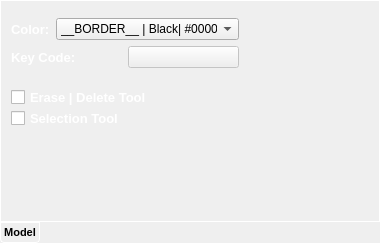
   <widget class="QTabWidget" name="tool_kit">
    <property name="geometry">
     <rect>
      <x>25</x>
      <y>15</y>
      <width>380</width>
      <height>243</height>
     </rect>
    </property>
    <property name="sizePolicy">
     <sizepolicy hsizetype="Fixed" vsizetype="Fixed">
      <horstretch>0</horstretch>
      <verstretch>0</verstretch>
     </sizepolicy>
    </property>
    <property name="minimumSize">
     <size>
      <width>380</width>
      <height>243</height>
     </size>
    </property>
    <property name="maximumSize">
     <size>
      <width>380</width>
      <height>243</height>
     </size>
    </property>
    <property name="baseSize">
     <size>
      <width>380</width>
      <height>243</height>
     </size>
    </property>
    <property name="font">
     <font>
      <family>Leelawadee UI</family>
      <pointsize>8</pointsize>
      <weight>75</weight>
      <bold>true</bold>
     </font>
    </property>
    <property name="focusPolicy">
     <enum>Qt::NoFocus</enum>
    </property>
    <property name="layoutDirection">
     <enum>Qt::LeftToRight</enum>
    </property>
    <property name="styleSheet">
     <string notr="true">QTabWidget::pane { /* The tab widget frame */
    border: 1px solid white;
}

/* Style the tab using the tab sub-control. Note that
    it reads QTabBar _not_ QTabWidget */
QTabBar::tab {
    background: qlineargradient(x1: 0, y1: 0, x2: 0, y2: 1,
                                stop: 0 #E1E1E1, stop: 0.4 #DDDDDD,
                                stop: 0.5 #D8D8D8, stop: 1.0 #D3D3D3);
    border: 1px solid #C2C7CB;
    border-bottom-color: #C2C7CB; /* same as the pane color */
    border-bottom-left-radius: 4px;
    border-bottom-right-radius: 4px;
    min-width: 8ex;
	margin-bottom: -1px;
    padding: 3px;
}

QTabBar::tab:selected, QTabBar::tab:hover {
    background: qlineargradient(x1: 0, y1: 0, x2: 0, y2: 1,
                                stop: 0 #fafafa, stop: 0.4 #f4f4f4,
                                stop: 0.5 #e7e7e7, stop: 1.0 #fafafa);
}

QTabBar::tab:selected {
    border-color: white; /* #f22222 */
    border-bottom-color: white; /* same as pane color */
}

QTabBar::tab:!selected {
    margin-top: 2px; /* make non-selected tabs look smaller */
}
/* make use of negative margins for overlapping tabs */
QTabBar::tab:selected {
    /* expand/overlap to the left and right by 4px */
    margin-left: -3px;
    margin-right: -3px;
}

QTabBar::tab:first:selected {
    margin-left: 0; /* the first selected tab has nothing to overlap with on the left */
}

QTabBar::tab:last:selected {
    margin-right: 0; /* the last selected tab has nothing to overlap with on the right */
}

QTabBar::tab:only-one {
    margin: 0; /* if there is only one tab, we don't want overlapping margins */
}</string>
    </property>
    <property name="tabPosition">
     <enum>QTabWidget::South</enum>
    </property>
    <property name="tabShape">
     <enum>QTabWidget::Rounded</enum>
    </property>
    <property name="currentIndex">
     <number>0</number>
    </property>
    <property name="iconSize">
     <size>
      <width>16</width>
      <height>16</height>
     </size>
    </property>
    <widget class="QWidget" name="model_tab">
     <attribute name="title">
      <string>Model</string>
     </attribute>
     <widget class="QWidget" name="">
      <property name="geometry">
       <rect>
        <x>10</x>
        <y>13</y>
        <width>228</width>
        <height>119</height>
       </rect>
      </property>
      <layout class="QVBoxLayout" name="verticalLayout_3">
       <item>
        <layout class="QVBoxLayout" name="verticalLayout">
         <item>
          <layout class="QHBoxLayout" name="horizontalLayout">
           <item>
            <widget class="QLabel" name="label_3">
             <property name="font">
              <font>
               <family>Leelawadee UI</family>
               <pointsize>10</pointsize>
               <weight>75</weight>
               <bold>true</bold>
              </font>
             </property>
             <property name="styleSheet">
              <string notr="true">color: white;</string>
             </property>
             <property name="text">
              <string>Color:</string>
             </property>
            </widget>
           </item>
           <item>
            <widget class="QComboBox" name="layout_color_CB">
             <property name="font">
              <font>
               <family>Leelawadee UI</family>
              </font>
             </property>
             <property name="currentText">
              <string>__BORDER__ | Black| #000000</string>
             </property>
             <item>
              <property name="text">
               <string>__BORDER__ | Black| #000000</string>
              </property>
             </item>
             <item>
              <property name="text">
               <string>A | Red | #ff0000</string>
              </property>
             </item>
             <item>
              <property name="text">
               <string>B | Green | #00ff00</string>
              </property>
             </item>
             <item>
              <property name="text">
               <string>C | Blue | #0000FF</string>
              </property>
             </item>
            </widget>
           </item>
          </layout>
         </item>
         <item>
          <layout class="QHBoxLayout" name="horizontalLayout_2">
           <item>
            <widget class="QLabel" name="label_4">
             <property name="font">
              <font>
               <family>Leelawadee UI</family>
               <pointsize>10</pointsize>
               <weight>75</weight>
               <bold>true</bold>
              </font>
             </property>
             <property name="styleSheet">
              <string notr="true">color: white;</string>
             </property>
             <property name="text">
              <string>Key Code:</string>
             </property>
            </widget>
           </item>
           <item>
            <widget class="QPushButton" name="key_color_brush">
             <property name="enabled">
              <bool>false</bool>
             </property>
             <property name="sizePolicy">
              <sizepolicy hsizetype="Preferred" vsizetype="Fixed">
               <horstretch>0</horstretch>
               <verstretch>0</verstretch>
              </sizepolicy>
             </property>
             <property name="minimumSize">
              <size>
               <width>0</width>
               <height>0</height>
              </size>
             </property>
             <property name="font">
              <font>
               <family>Leelawadee UI</family>
              </font>
             </property>
             <property name="focusPolicy">
              <enum>Qt::NoFocus</enum>
             </property>
             <property name="acceptDrops">
              <bool>true</bool>
             </property>
             <property name="accessibleName">
              <string>f1</string>
             </property>
             <property name="text">
              <string/>
             </property>
            </widget>
           </item>
          </layout>
         </item>
        </layout>
       </item>
       <item>
        <layout class="QVBoxLayout" name="verticalLayout_2">
         <property name="spacing">
          <number>0</number>
         </property>
         <property name="topMargin">
          <number>9</number>
         </property>
         <item>
          <widget class="QCheckBox" name="eraser_checkbox">
           <property name="font">
            <font>
             <family>Leelawadee UI</family>
             <pointsize>10</pointsize>
             <weight>75</weight>
             <bold>true</bold>
            </font>
           </property>
           <property name="focusPolicy">
            <enum>Qt::NoFocus</enum>
           </property>
           <property name="styleSheet">
            <string notr="true">color: white;</string>
           </property>
           <property name="text">
            <string>Erase | Delete Tool</string>
           </property>
          </widget>
         </item>
         <item>
          <widget class="QCheckBox" name="selection_checkbox">
           <property name="font">
            <font>
             <family>Leelawadee UI</family>
             <pointsize>10</pointsize>
             <weight>75</weight>
             <bold>true</bold>
            </font>
           </property>
           <property name="focusPolicy">
            <enum>Qt::NoFocus</enum>
           </property>
           <property name="styleSheet">
            <string notr="true">color: white;</string>
           </property>
           <property name="text">
            <string>Selection Tool</string>
           </property>
          </widget>
         </item>
        </layout>
       </item>
      </layout>
     </widget>
    </widget>
   </widget>
